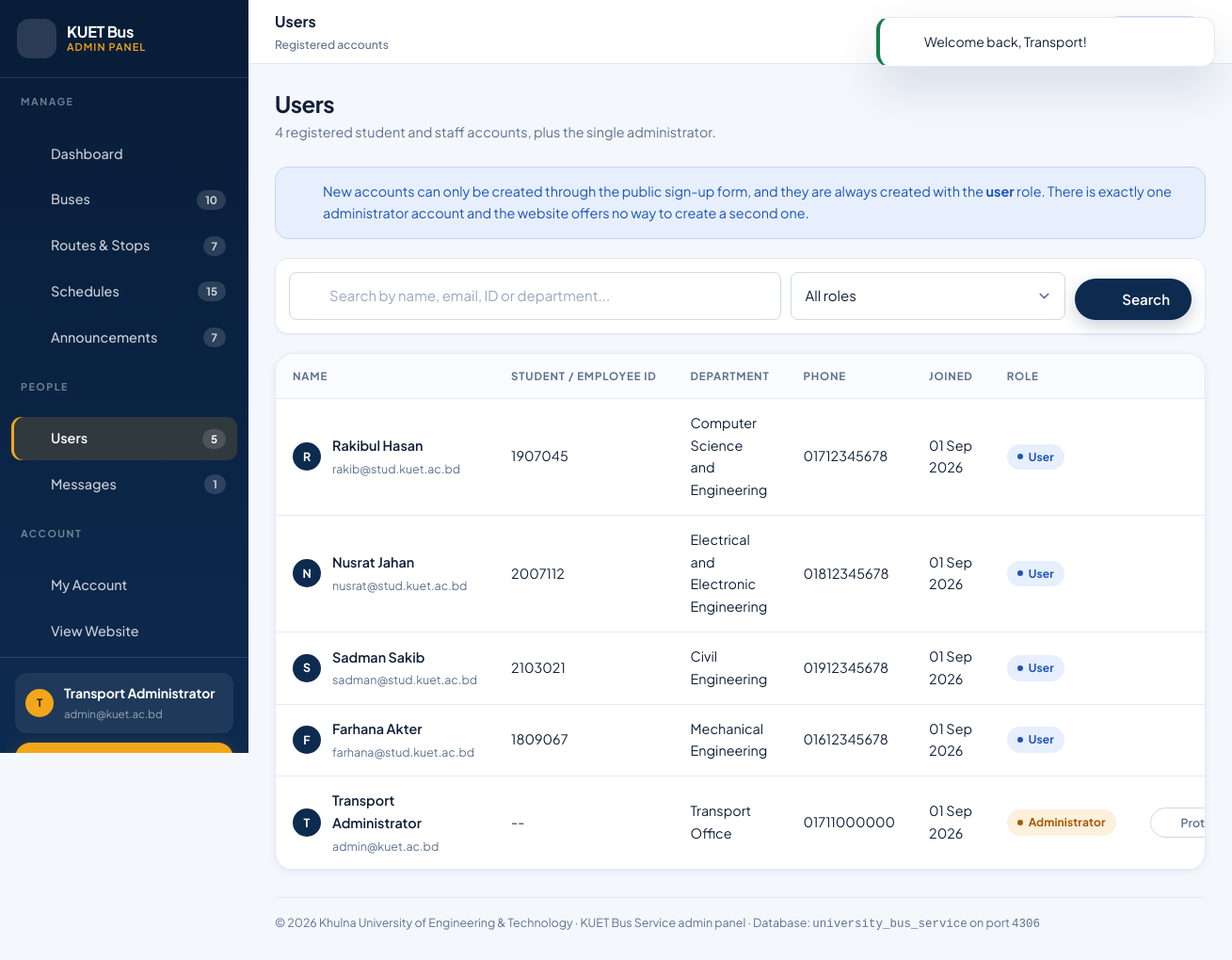
Screenshot of /admin/users/index.php (signed in) with the database file from the repository.
### tables this page shows
CREATE TABLE `users` (
    `id`         INT UNSIGNED NOT NULL AUTO_INCREMENT,
    `full_name`  VARCHAR(100)  NOT NULL,
    `email`      VARCHAR(150)  NOT NULL,
    `password`   VARCHAR(255)  NOT NULL,           
    `student_id` VARCHAR(30)       NULL,
    `department` VARCHAR(100)      NULL,
    `phone`      VARCHAR(20)       NULL,
    `role`       ENUM('user','admin') NOT NULL DEFAULT 'user',
    `created_at` TIMESTAMP     NOT NULL DEFAULT CURRENT_TIMESTAMP,
    `updated_at` TIMESTAMP     NOT NULL DEFAULT CURRENT_TIMESTAMP ON UPDATE CURRENT_TIMESTAMP,
    PRIMARY KEY (`id`),
    UNIQUE KEY `uq_users_email` (`email`),
    KEY `idx_users_role` (`role`)
);

### config/database.php (called while the page is built, shortened)
<?php
function db(): PDO
{
    static $pdo = null;
    if ($pdo instanceof PDO) {
        return $pdo;
    }
    $dsn = 'mysql:host=' . DB_HOST . ';port=' . DB_PORT . ';dbname=' . DB_NAME . ';charset=' . DB_CHARSET;
    $options = [
        PDO::ATTR_ERRMODE            => PDO::ERRMODE_EXCEPTION,
        PDO::ATTR_DEFAULT_FETCH_MODE => PDO::FETCH_ASSOC,
        PDO::ATTR_EMULATE_PREPARES   => false,
        PDO::ATTR_STRINGIFY_FETCHES  => false,
    ];
    try {
        $pdo = new PDO($dsn, DB_USER, DB_PASS, $options);
    } catch (PDOException $e) {
        error_log('[DB] ' . $e->getMessage());
        http_response_code(500);
        $detail = APP_DEBUG ? htmlspecialchars($e->getMessage(), ENT_QUOTES, 'UTF-8') : '';
        die(
            '<!doctype html><html lang="en"><head><meta charset="utf-8">'
            . '<meta name="viewport" content="width=device-width, initial-scale=1">'
            . '<title>Database unavailable</title>'
            . '<style>body{font-family:system-ui,Segoe UI,Arial,sans-serif;background:#f4f6fb;color:#102a53;'
            . 'display:flex;min-height:100vh;align-items:center;justify-content:center;margin:0;padding:24px}'
            . '.box{background:#fff;max-width:560px;padding:40px;border-radius:18px;'
            . 'box-shadow:0 20px 45px rgba(16,42,83,.12)}h1{margin:0 0 12px;font-size:22px}'
            . 'code{background:#eef2f9;padding:2px 6px;border-radius:6px;font-size:13px}'
            . 'li{margin-bottom:6px;line-height:1.6}</style></head><body><div class="box">'
            . '<h1>Cannot connect to the database</h1>'
            . '<p>The site could not reach the MySQL server. Please check the following:</p><ul>'
            . '<li>XAMPP &rarr; MySQL module is <strong>running</strong>.</li>'
            . '<li>MySQL is listening on port <code>' . DB_PORT . '</code>.</li>'
            . '<li>The database <code>' . DB_NAME . '</code> has been imported from '
            . '<code>database/university_bus_service.sql</code>.</li>'
            . '</ul>' . ($detail ? '<p><small>' . $detail . '</small></p>' : '')
            . '</div></body></html>'
        );
    }
    return $pdo;
}

### includes/auth.php (called while the page is built, shortened)
<?php
function isLoggedIn(): bool
{
    return !empty($_SESSION['user_id']);
}
function currentUser(): ?array
{
    $user = fetchOne(
        'SELECT id, full_name, email, student_id, department, phone, role FROM users WHERE id = ?',
        [(int) $_SESSION['user_id']]
    );
    return $user;
}

### admin/users/index.php (the view, shortened to what this page needs)
<?php
$pageTitle    = 'Users';
$pageSubtitle = 'Registered accounts';
$adminSection = 'users';
$search = get('q');
$where  = [];
$params = [];
$whereSql = $where ? ' WHERE ' . implode(' AND ', $where) : '';
$users = fetchAll(
    'SELECT id, full_name, email, student_id, department, phone, role, created_at
       FROM users' . $whereSql . '
      ORDER BY role ASC, created_at DESC',
    $params
);
$totalUsers = (int) fetchValue('SELECT COUNT(*) FROM users WHERE role = ?', ['user']);
require_once __DIR__ . '/../../includes/admin_header.php';
?>
<div class="admin-head">
    <div>
        <h1>Users</h1>
        <p><?= e($totalUsers) ?> registered <?= $totalUsers === 1 ? 'student / staff account' : 'student and staff accounts' ?>, plus the single administrator.</p>
    </div>
</div>
<div class="alert alert--info">
    <?= icon('info') ?>
    <div>
        New accounts can only be created through the public sign-up form, and they are
        always created with the <strong>user</strong> role. There is exactly one administrator
        account and the website offers no way to create a second one.
    </div>
</div>
<div class="admin-toolbar">
    <form method="get" action="<?= e(url('admin/users/index.php')) ?>" role="search">
        <div class="field search-field">
            <input class="input" type="search" id="q" name="q" value="<?= e($search) ?>"
                   placeholder="Search by name, email, ID or department..."
                   data-table-filter="#userTable">
        </div>
        <div class="field">
            <select class="select" id="role" name="role" data-auto-submit>
                <option value="">All roles</option>
            </select>
        </div>
        <div class="filter-actions">
            <button class="btn btn--primary" type="submit"><?= icon('search') ?> Search</button>
        </div>
    </form>
</div>
<?php if ($users): ?>
    <div class="table-wrap">
        <div class="table-scroll">
            <table class="table table--stack" id="userTable">
                <thead>
                    <tr>
                        <th scope="col">Name</th>
                        <th scope="col">Student / Employee ID</th>
                        <th scope="col">Department</th>
                        <th scope="col">Phone</th>
                        <th scope="col">Joined</th>
                        <th scope="col">Role</th>
                        <th scope="col"><span class="sr-only">Actions</span></th>
                    </tr>
                </thead>
                <tbody>
                    <?php foreach ($users as $u): ?>
                        <tr>
                            <td data-label="Name">
                                <span class="cell-thumb">
                                    <span class="nav-user__avatar" aria-hidden="true">
                                        <?= e(strtoupper(mb_substr($u['full_name'], 0, 1))) ?>
                                    </span>
                                    <span class="cell-main">
                                        <strong><?= e($u['full_name']) ?></strong>
                                        <span><?= e($u['email']) ?></span>
                                    </span>
                                </span>
                            </td>
                            <td data-label="Student ID"><?= e($u['student_id'] ?: '--') ?></td>
                            <td data-label="Department"><?= e($u['department'] ?: '--') ?></td>
                            <td data-label="Phone"><?= e($u['phone'] ?: '--') ?></td>
                            <td data-label="Joined"><?= e(dateText($u['created_at'])) ?></td>
                            <td data-label="Role">
                                <span class="badge <?= $u['role'] === 'admin' ? 'badge--warning' : 'badge--info' ?>">
                                    <?= $u['role'] === 'admin' ? 'Administrator' : 'User' ?>
                                </span>
                            </td>
                            <td data-label="Actions">
                                <span class="actions">
                                    <?php if ($u['role'] === 'admin'): ?>
                                        <span class="chip chip--outline" title="The administrator account is protected">
                                            <?= icon('lock') ?> Protected
                                        </span>
                                    <?php endif; ?>
                                </span>
                            </td>
                        </tr>
                    <?php endforeach; ?>
                </tbody>
            </table>
        </div>
    </div>
<?php endif; ?>
<?php require_once __DIR__ . '/../../includes/admin_footer.php'; ?>

### includes/admin_header.php (shortened to what this page needs)
<?php
$pageTitle    = $pageTitle    ?? 'Dashboard';
$pageSubtitle = $pageSubtitle ?? 'Transport Office control panel';
$adminSection = $adminSection ?? 'dashboard';
$admin        = currentUser();
$sideCounts = [
    'buses'         => (int) fetchValue('SELECT COUNT(*) FROM buses'),
    'routes'        => (int) fetchValue('SELECT COUNT(*) FROM routes'),
    'schedules'     => (int) fetchValue('SELECT COUNT(*) FROM schedules'),
    'announcements' => (int) fetchValue('SELECT COUNT(*) FROM announcements'),
    'users'         => (int) fetchValue('SELECT COUNT(*) FROM users'),
    'messages'      => (int) fetchValue('SELECT COUNT(*) FROM contact_messages WHERE is_read = 0'),
];
$sideNav = [
    'Manage' => [
        ['key' => 'dashboard',     'label' => 'Dashboard',     'icon' => 'grid',      'href' => 'admin/index.php'],
        ['key' => 'buses',         'label' => 'Buses',         'icon' => 'bus',       'href' => 'admin/buses/index.php',         'count' => $sideCounts['buses']],
        ['key' => 'routes',        'label' => 'Routes & Stops','icon' => 'route',     'href' => 'admin/routes/index.php',        'count' => $sideCounts['routes']],
        ['key' => 'schedules',     'label' => 'Schedules',     'icon' => 'clock',     'href' => 'admin/schedules/index.php',     'count' => $sideCounts['schedules']],
        ['key' => 'announcements', 'label' => 'Announcements', 'icon' => 'megaphone', 'href' => 'admin/announcements/index.php', 'count' => $sideCounts['announcements']],
    ],
    'People' => [
        ['key' => 'users',    'label' => 'Users',    'icon' => 'users', 'href' => 'admin/users/index.php',    'count' => $sideCounts['users']],
        ['key' => 'messages', 'label' => 'Messages', 'icon' => 'inbox', 'href' => 'admin/messages/index.php', 'count' => $sideCounts['messages']],
    ],
    'Account' => [
        ['key' => 'profile', 'label' => 'My Account',  'icon' => 'settings', 'href' => 'admin/profile.php'],
        ['key' => 'site',    'label' => 'View Website','icon' => 'eye',      'href' => 'index.php'],
    ],
];
?>
<!doctype html>
<html lang="en">
<head>
    <link rel="stylesheet" href="<?= e(asset('assets/css/style.css')) ?>">
    <link rel="stylesheet" href="<?= e(asset('assets/css/admin.css')) ?>">
    <link rel="stylesheet" href="<?= e(asset('assets/css/responsive.css')) ?>">
</head>
<body class="admin-body">
<div class="admin">
    <aside class="admin-side" id="adminSide" aria-label="Admin navigation">
        <div class="admin-side__head">
            <a class="brand" href="<?= e(url('admin/index.php')) ?>">
                <span class="brand__mark"><?= icon('bus') ?></span>
                <span class="brand__text">
                    <b><?= e(UNIVERSITY_SHORT) ?> Bus</b>
                    <span>Admin Panel</span>
                </span>
            </a>
        </div>
        <?php foreach ($sideNav as $group => $items): ?>
            <div class="admin-side__group">
                <p class="admin-side__label"><?= e($group) ?></p>
                <ul class="admin-side__nav">
                    <?php foreach ($items as $item): ?>
                        <li>
                            <a href="<?= e(url($item['href'])) ?>"
                               class="<?= $adminSection === $item['key'] ? 'active' : '' ?>"
                               <?= $adminSection === $item['key'] ? 'aria-current="page"' : '' ?>>
                                <?= icon($item['icon']) ?>
                                <span><?= e($item['label']) ?></span>
                                <?php if (!empty($item['count'])): ?>
                                    <span class="admin-side__count"><?= e($item['count']) ?></span>
                                <?php endif; ?>
                            </a>
                        </li>
                    <?php endforeach; ?>
                </ul>
            </div>
        <?php endforeach; ?>
        <div class="admin-side__foot">
            <div class="admin-side__user">
                <span class="nav-user__avatar" aria-hidden="true">
                    <?= e(strtoupper(mb_substr($admin['full_name'], 0, 1))) ?>
                </span>
                <span>
                    <b><?= e($admin['full_name']) ?></b>
                    <span><?= e($admin['email']) ?></span>
                </span>
            </div>
            <a class="btn btn--accent btn--sm btn--block" href="<?= e(url('logout.php')) ?>">
                <?= icon('logout') ?> Log out
            </a>
        </div>
    </aside>
    <div class="admin__main">
        <header class="admin-top">
            <div class="admin-top__title">
                <?= e($pageTitle) ?>
                <span><?= e($pageSubtitle) ?></span>
            </div>
            <div class="admin-top__actions">
                <a class="btn btn--outline btn--sm" href="<?= e(url('index.php')) ?>" target="_blank" rel="noopener">
                </a>
            </div>
        </header>
        <main class="admin__content" id="adminMain">

### includes/functions.php (shortened to what this page needs)
<?php
function e($value): string
{
    return htmlspecialchars((string) $value, ENT_QUOTES | ENT_SUBSTITUTE, 'UTF-8');
}
function url(string $path = ''): string
{
    return BASE_URL . ltrim($path, '/');
}
function asset(string $path): string
{
    $relative = ltrim($path, '/');
    $file     = APP_ROOT . DIRECTORY_SEPARATOR . strtr($relative, chr(47), DIRECTORY_SEPARATOR);
    $version  = is_file($file) ? filemtime($file) : 1;
    return url($relative) . '?v=' . $version;
}
function get(string $key, $default = '')
{
    return isset($_GET[$key]) ? clean($_GET[$key]) : $default;
}
function isBlank($value): bool
{
    return $value === null || trim((string) $value) === '';
}
function q(string $sql, array $params = []): PDOStatement
{
    $stmt = db()->prepare($sql);
    $stmt->execute($params);
    return $stmt;
}
function fetchAll(string $sql, array $params = []): array
{
    return q($sql, $params)->fetchAll();
}
function fetchOne(string $sql, array $params = []): ?array
{
    $row = q($sql, $params)->fetch();
    return $row === false ? null : $row;
}
function fetchValue(string $sql, array $params = [], $default = 0)
{
    $value = q($sql, $params)->fetchColumn();
    return $value === false ? $default : $value;
}
function dateText(?string $date): string
{
    $ts = strtotime($date);
    return $ts ? date('d M Y', $ts) : (string) $date;
}
function icon(string $name, string $class = 'icon'): string
{
    static $paths = null;
    $path = $paths[$name] ?? $paths['info'];
    return '<svg class="' . e($class) . '" viewBox="0 0 24 24" fill="none" stroke="currentColor" '
        . 'stroke-width="1.7" stroke-linecap="round" stroke-linejoin="round" aria-hidden="true" '
        . 'focusable="false">' . $path . '</svg>';
}

### rows the page displays
users: full_name "T", full_name "Transport Administrator", email "admin@kuet.ac.bd", student "--", department "Transport Office", phone "01711000000", created_at "01 Sep 2026", role "Administrator"
users: full_name "R", full_name "Rakibul Hasan", email "rakib@stud.kuet.ac.bd", student "1907045", department "Computer Science and Engineering", phone "01712345678", created_at "01 Sep 2026", role "User"
users: full_name "N", full_name "Nusrat Jahan", email "nusrat@stud.kuet.ac.bd", student "2007112", department "Electrical and Electronic Engineering", phone "01812345678", created_at "01 Sep 2026", role "User"
users: full_name "S", full_name "Sadman Sakib", email "sadman@stud.kuet.ac.bd", student "2103021", department "Civil Engineering", phone "01912345678", created_at "01 Sep 2026", role "User"
users: full_name "F", full_name "Farhana Akter", email "farhana@stud.kuet.ac.bd", student "1809067", department "Mechanical Engineering", phone "01612345678", created_at "01 Sep 2026", role "User"

### other values shown
UNIVERSITY_SHORT "KUET"
$group "MANAGE"
$item['label'] "Dashboard"
$item['label'] "Buses"
$item['count'] "10"
$item['label'] "Routes & Stops"
$item['count'] "7"
$item['label'] "Schedules"
$item['count'] "15"
$item['label'] "Announcements"
$group "PEOPLE"
$item['label'] "Users"
$item['count'] "5"
$item['label'] "Messages"
$item['count'] "1"
